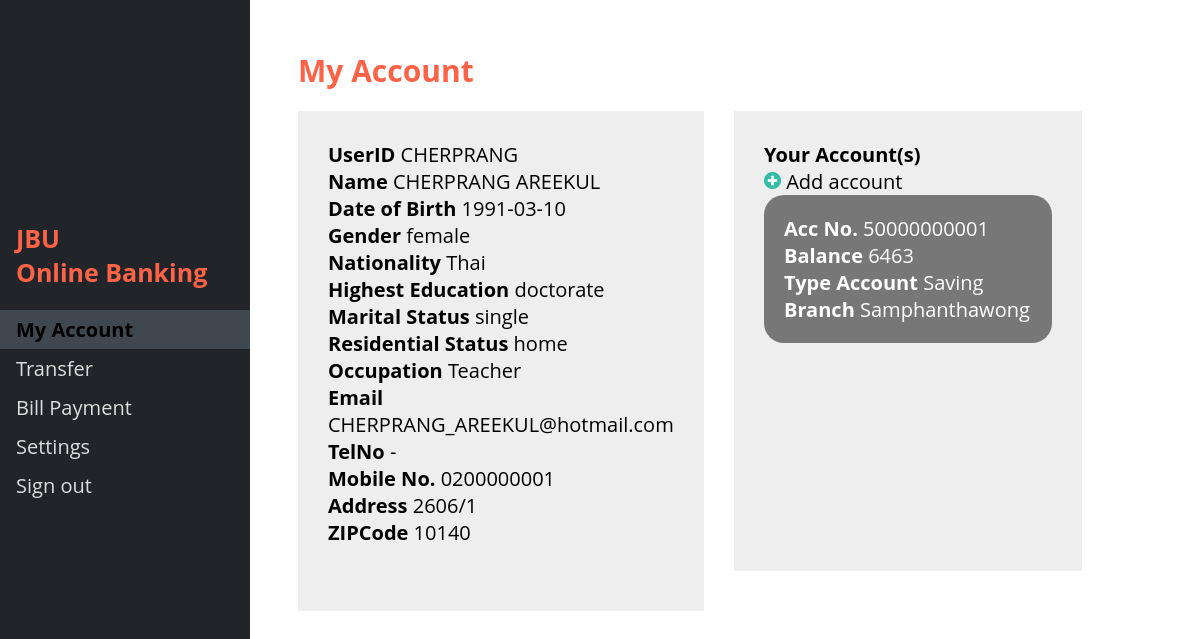
Screenshot of /myacc.php (signed in) with the database file from the repository.
### tables this page shows
CREATE TABLE `userinfo` (
  `UserID` varchar(16) NOT NULL,
  `IdentificationNo` varchar(13) NOT NULL,
  `PassportNo` varchar(13) DEFAULT NULL,
  `Name` text NOT NULL,
  `DateofBirth` date NOT NULL,
  `Nationality` text NOT NULL,
  `Gender` varchar(20) NOT NULL,
  `HighestEducation` text,
  `Occupation` text NOT NULL,
  `MaritalStatus` text NOT NULL,
  `ResidentialStatus` text,
  `MobileNo` varchar(10) NOT NULL,
  `TelNo` varchar(9) DEFAULT NULL,
  `Email` varchar(50) NOT NULL,
  `Address` varchar(100) NOT NULL,
  `ZIPCode` varchar(5) DEFAULT NULL
);

CREATE TABLE `account` (
  `AccountNo` varchar(11) NOT NULL,
  `Balance` float NOT NULL,
  `TypeAccountID` varchar(5) NOT NULL,
  `BranchID` varchar(3) NOT NULL,
  `IdentificationNo` varchar(13) NOT NULL
);

CREATE TABLE `typeaccount` (
  `TypeAccountID` varchar(5) NOT NULL,
  `TypeAccount` text NOT NULL,
  `IntRate` float DEFAULT NULL
);

CREATE TABLE `branchinfo` (
  `BranchID` varchar(3) NOT NULL,
  `BranchName` text NOT NULL,
  `BranchAddress` varchar(100) NOT NULL,
  `ZIPCode` varchar(5) DEFAULT NULL,
  `BranchTel` varchar(10) DEFAULT NULL
);

### myacc.php (the view, shortened to what this page needs)
<?php
$UserID = $_SESSION['UserID'];
include_once 'phpConnect/connect.php';
?>
<!DOCTYPE html>
<html>
<head>
</head>
<body>
	<div class="sidenav">
		<div style="padding-left: 16px;">
			<h2>JBU <br> Online Banking</h2>
		</div>
		<a href="myacc.php" name="myacc">My Account</a>
		<a href="transfer.php" name="transfer">Transfer</a>
		<a href="beforepay.php" name="billpay">Bill Payment</a>
		<a href="settings.php" name="settings">Settings</a>
		<a href="logout.php">Sign out</a>
	</div>
	<div class="main">
		<h1>My Account</h1>
		<div class="container">
			<div class="left">
				<div class="myinfo">
					<?php
					$sql_myinfo = "SELECT UserID,Name,DateofBirth,Gender,Nationality,HighestEducation,MaritalStatus,ResidentialStatus,Occupation,Email,TelNo,MobileNo,Address,ZIPCode FROM userinfo WHERE UserID='$UserID'";
					$query_myinfo = mysqli_query($conn, $sql_myinfo);
					$result_myinfo = mysqli_fetch_assoc($query_myinfo);
					?>
					<strong>UserID</strong>
					<?php echo $result_myinfo['UserID']; ?><br>
					<strong>Name </strong>
					<?php echo $result_myinfo['Name']; ?><br>
					<strong>Date of Birth</strong>
					<?php echo $result_myinfo['DateofBirth'] ?><br>
					<strong>Gender</strong>
					<?php echo $result_myinfo['Gender'] ?><br>
					<strong>Nationality</strong>
					<?php echo $result_myinfo['Nationality'] ?><br>
					<strong>Highest Education</strong>
					<?php echo $result_myinfo['HighestEducation'] ?><br>
					<strong>Marital Status</strong>
					<?php echo $result_myinfo['MaritalStatus'] ?><br>
					<strong>Residential Status</strong>
					<?php echo $result_myinfo['ResidentialStatus'] ?><br>
					<strong>Occupation</strong>
					<?php echo $result_myinfo['Occupation'] ?><br>
					<strong>Email</strong>
					<?php echo $result_myinfo['Email'] ?><br>
					<strong>TelNo</strong>
					<?php echo $result_myinfo['TelNo'] ?><br>
					<strong>Mobile No.</strong>
					<?php echo $result_myinfo['MobileNo'] ?><br>
					<strong>Address</strong>
					<?php echo $result_myinfo['Address'] ?><br>
					<strong>ZIPCode</strong>
					<?php echo $result_myinfo['ZIPCode'] ?><br>
				</div>
			</div>
			<div class="right">
				<div class="acc">
					<strong>Your Account(s)</strong>
					<div class="addacc">
						<img src="img/png/add.png" alt="add" width="17px" height="17px"></img> Add account
					</div>
					<div class="myacc">
						<div class="accinfobar">
							<?php $sql_acc1 = "SELECT typeaccount.TypeAccount, userinfo.IdentificationNo, account.AccountNo, account.Balance FROM userinfo INNER JOIN account ON userinfo.IdentificationNo=account.IdentificationNo INNER JOIN typeaccount ON account.TypeAccountID=typeaccount.TypeAccountID WHERE userinfo.UserID='$UserID'";
							$query_acc1 = mysqli_query($conn, $sql_acc1);
							$result_acc1 = mysqli_fetch_assoc($query_acc1);
							?>
							<strong>Acc No.</strong>
							<?php echo $result_acc1['AccountNo'] ?><br>
							<strong>Balance</strong>
							<?php echo $result_acc1['Balance'] ?><br>
							<strong>Type Account</strong>
							<?php echo $result_acc1['TypeAccount'] ?><br>
							<?php $sql_acc2 = "SELECT branchinfo.branchname, userinfo.IdentificationNo, account.AccountNo, account.Balance FROM userinfo INNER JOIN account ON userinfo.IdentificationNo=account.IdentificationNo INNER JOIN branchinfo ON account.branchid=branchinfo.branchid WHERE userinfo.UserID='$UserID'";
							$query_acc2 = mysqli_query($conn, $sql_acc2);
							$result_acc2 = mysqli_fetch_assoc($query_acc2);
							?>
							<strong>Branch</strong>
							<?php echo $result_acc2['branchname'] ?><br>
						</div>
					</div>
				</div>
			</div>
		</div>
	</div>
</body>
</html>

### myacc.php (style rules this page uses)
body { font-family: 'Open Sans','Helvetica Neue',Arial,sans-serif; }
h1 { color: Tomato; font-size: 30px; }
h2 { color: Tomato; font-size: 25px; }
.sidenav { height: 100%; width: 250px; position: fixed; z-index: 1; top: 0; left: 0; background-color: #212529; overflow-x: hidden; padding-top: 200px; }
.sidenav a { padding: 6px 8px 6px 16px; text-decoration: none; font-size: 20px; color: #ddd; display: block; }
.sidenav>a[name="myacc"] { background-color: #3f474f; color: #000; font-weight: bold; }
.left { width: 700px; height: 500px; background-color: #eee; }
.myinfo { padding: 30px; height: 300px; }
.right { margin-left: 30px; width: 600px; }
.acc { padding: 30px; height: 400px; background-color: #eee; }
.myacc { padding: 20px; background-color: #777; border-radius: 20px; color: #fff; }
.addacc { cursor: pointer; }
.main { margin-left: 280px; margin-right: 100px; margin-top: 50px; font-size: 20px; padding: 0px 10px; }
.container { display: flex; flex-wrap: nowrap; }

### rows the page displays
userinfo: UserID "CHERPRANG", Name "CHERPRANG AREEKUL", DateofBirth "1991-03-10", Gender "female", Nationality "Thai", HighestEducation "doctorate", MaritalStatus "single", ResidentialStatus "home", Occupation "Teacher", Email "CHERPRANG_AREEKUL@hotmail.com", TelNo "-", MobileNo "0200000001", Address "2606/1", ZIPCode "10140", account.AccountNo "50000000001", account.Balance "6463", typeaccount.TypeAccount "Saving", branchinfo.BranchName "Samphanthawong"
